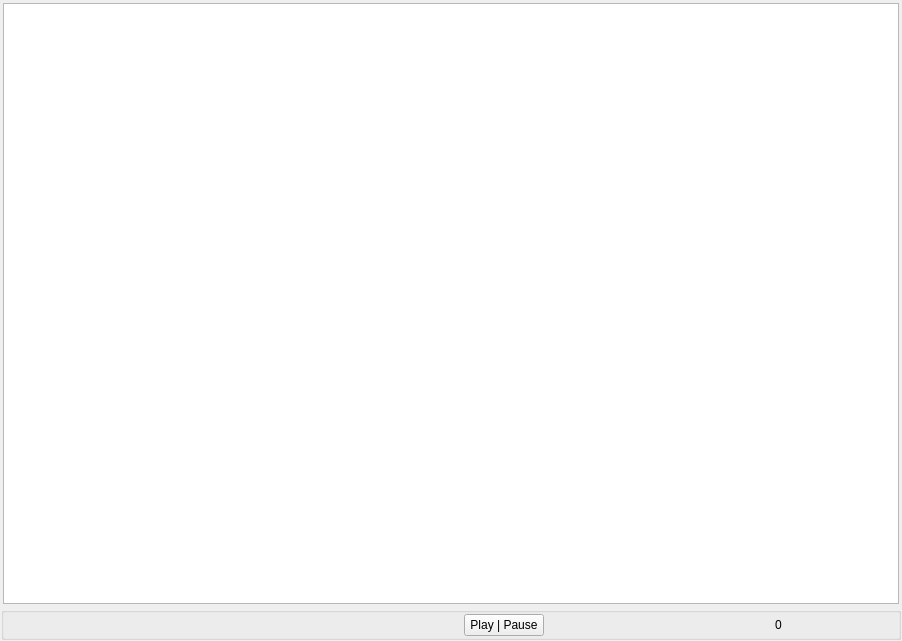
<?xml version="1.0" encoding="UTF-8"?>
<ui version="4.0">
 <class>MainWindow</class>
 <widget class="QMainWindow" name="MainWindow">
  <property name="geometry">
   <rect>
    <x>0</x>
    <y>0</y>
    <width>902</width>
    <height>641</height>
   </rect>
  </property>
  <property name="windowTitle">
   <string>OpenTraj</string>
  </property>
  <widget class="QWidget" name="centralwidget">
   <layout class="QVBoxLayout" name="verticalLayout">
    <property name="spacing">
     <number>1</number>
    </property>
    <property name="leftMargin">
     <number>1</number>
    </property>
    <property name="topMargin">
     <number>1</number>
    </property>
    <property name="rightMargin">
     <number>1</number>
    </property>
    <property name="bottomMargin">
     <number>1</number>
    </property>
    <item>
     <widget class="QWidget" name="widget" native="true">
      <layout class="QHBoxLayout" name="horizontalLayout">
       <property name="spacing">
        <number>2</number>
       </property>
       <property name="leftMargin">
        <number>1</number>
       </property>
       <property name="topMargin">
        <number>1</number>
       </property>
       <property name="rightMargin">
        <number>1</number>
       </property>
       <property name="bottomMargin">
        <number>1</number>
       </property>
       <item>
        <widget class="QStackedWidget" name="stackedWidget">
         <widget class="QWidget" name="page">
          <layout class="QHBoxLayout" name="horizontalLayout_2">
           <property name="spacing">
            <number>2</number>
           </property>
           <property name="leftMargin">
            <number>1</number>
           </property>
           <property name="topMargin">
            <number>1</number>
           </property>
           <property name="rightMargin">
            <number>1</number>
           </property>
           <property name="bottomMargin">
            <number>1</number>
           </property>
           <item>
            <widget class="QGraphicsView" name="graphicsView"/>
           </item>
          </layout>
         </widget>
         <widget class="QWidget" name="page_2"/>
        </widget>
       </item>
      </layout>
     </widget>
    </item>
    <item>
     <widget class="QGroupBox" name="groupBox_2">
      <property name="title">
       <string/>
      </property>
      <layout class="QHBoxLayout" name="horizontalLayout_3" stretch="4,0,2,0,1">
       <property name="spacing">
        <number>2</number>
       </property>
       <property name="leftMargin">
        <number>1</number>
       </property>
       <property name="topMargin">
        <number>1</number>
       </property>
       <property name="rightMargin">
        <number>1</number>
       </property>
       <property name="bottomMargin">
        <number>1</number>
       </property>
       <item>
        <spacer name="horizontalSpacer_2">
         <property name="orientation">
          <enum>Qt::Horizontal</enum>
         </property>
         <property name="sizeHint" stdset="0">
          <size>
           <width>40</width>
           <height>20</height>
          </size>
         </property>
        </spacer>
       </item>
       <item>
        <widget class="QPushButton" name="butPlay">
         <property name="text">
          <string>Play | Pause</string>
         </property>
         <property name="checkable">
          <bool>true</bool>
         </property>
        </widget>
       </item>
       <item>
        <spacer name="horizontalSpacer_3">
         <property name="orientation">
          <enum>Qt::Horizontal</enum>
         </property>
         <property name="sizeHint" stdset="0">
          <size>
           <width>40</width>
           <height>20</height>
          </size>
         </property>
        </spacer>
       </item>
       <item>
        <widget class="QLabel" name="labelTimestamp">
         <property name="text">
          <string>0</string>
         </property>
        </widget>
       </item>
       <item>
        <spacer name="horizontalSpacer">
         <property name="orientation">
          <enum>Qt::Horizontal</enum>
         </property>
         <property name="sizeHint" stdset="0">
          <size>
           <width>40</width>
           <height>20</height>
          </size>
         </property>
        </spacer>
       </item>
      </layout>
     </widget>
    </item>
   </layout>
  </widget>

 </widget>
 <resources/>
 <connections/>
</ui>
